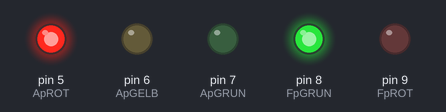
This sketch was run on a simulated Arduino Uno, built with avr-gcc and run on an emulated ATmega328P. On the bench: output pins drawn as LEDs (lit = HIGH).

Above: at 2.5 s.
At 6.0 s:
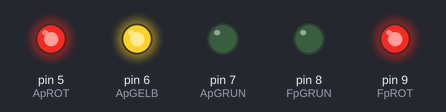
At 9.5 s:
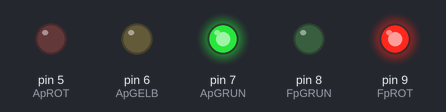
Timing chart, 0 to 15.6 s (numbered marks = the images above):
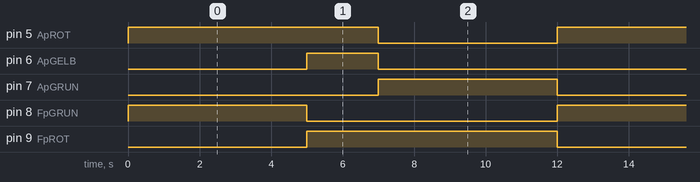

Measured:
- by itself, pin 5 (ApROT), pin 9 (FpROT): alternates HIGH for 7.0 s and LOW for 5.0 s
- by itself, pin 6 (ApGELB): alternates HIGH for 2.0 s and LOW for 10.0 s
- by itself, pin 7 (ApGRUN), pin 8 (FpGRUN): alternates HIGH for 5.0 s and LOW for 7.0 s

The sketch:

fussgaengerAmpel.ino
```cpp
// PINS
const int ApROT = 5;
const int ApGELB = 6;
const int ApGRUN = 7;
const int FpROT = 9;
const int FpGRUN = 8;

void setup() {
  // SETUP the Ampel PINS
  pinMode(ApROT, OUTPUT);
  pinMode(ApGELB, OUTPUT);
  pinMode(ApGRUN, OUTPUT);
  // SETUP the FußgängerAmpel PINS
  pinMode(FpROT, OUTPUT);
  pinMode(FpGRUN, OUTPUT);
}

void loop() {
  // Rot
  digitalWrite(ApGRUN, LOW);
  digitalWrite(ApROT, HIGH);
  digitalWrite(FpROT, LOW);
  digitalWrite(FpGRUN, HIGH);
  delay(5000); // 5 Sekunden rot

  // Gelb
  digitalWrite(ApGELB, HIGH);
  digitalWrite(FpGRUN, LOW);
  digitalWrite(FpROT, HIGH);
  delay(2000); // 2 Sekunden gelb

  // Grün
  digitalWrite(ApROT, LOW);
  digitalWrite(ApGELB, LOW);
  digitalWrite(ApGRUN, HIGH);
  delay(5000); // 5 Sekunden grün
}
```
